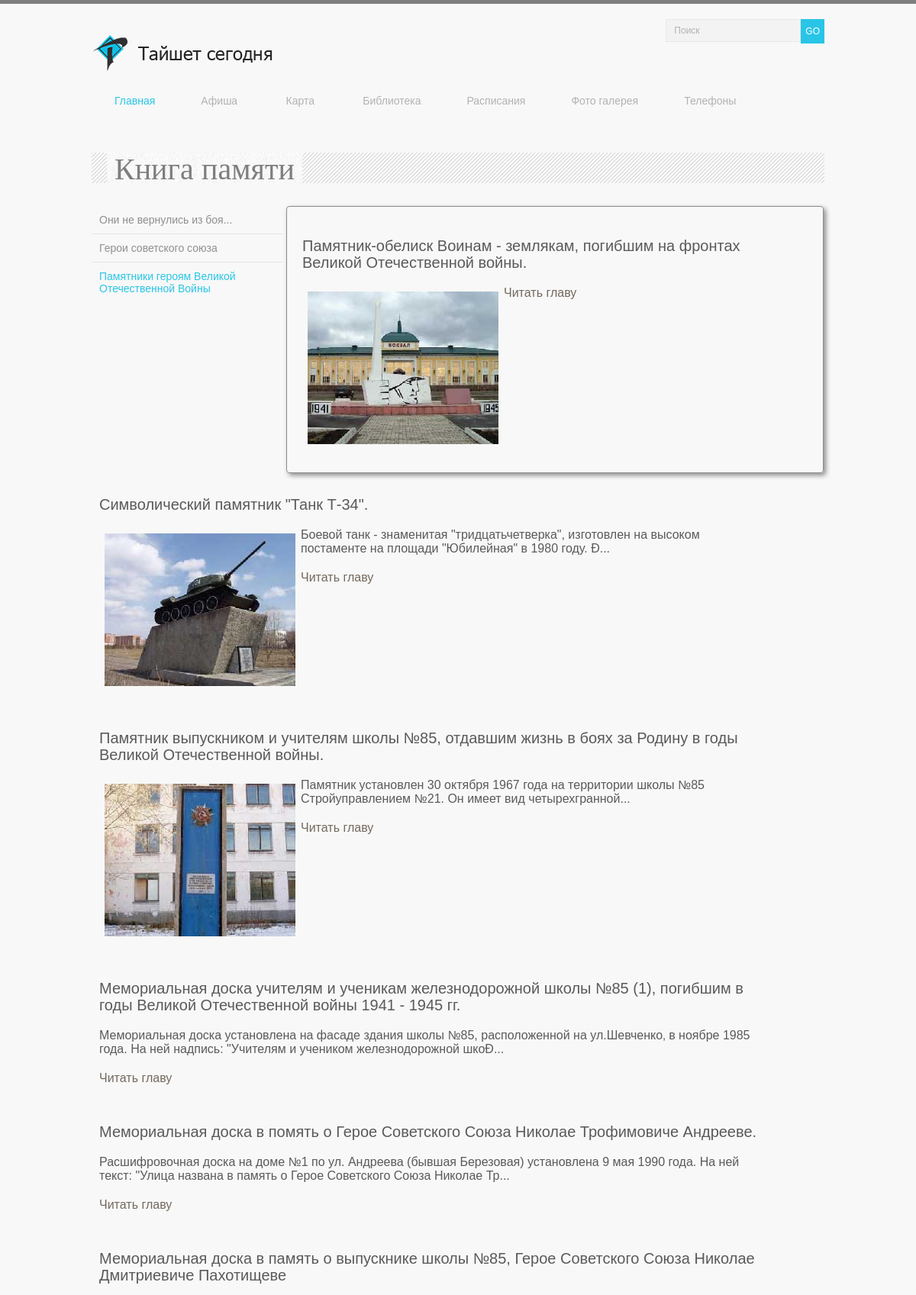
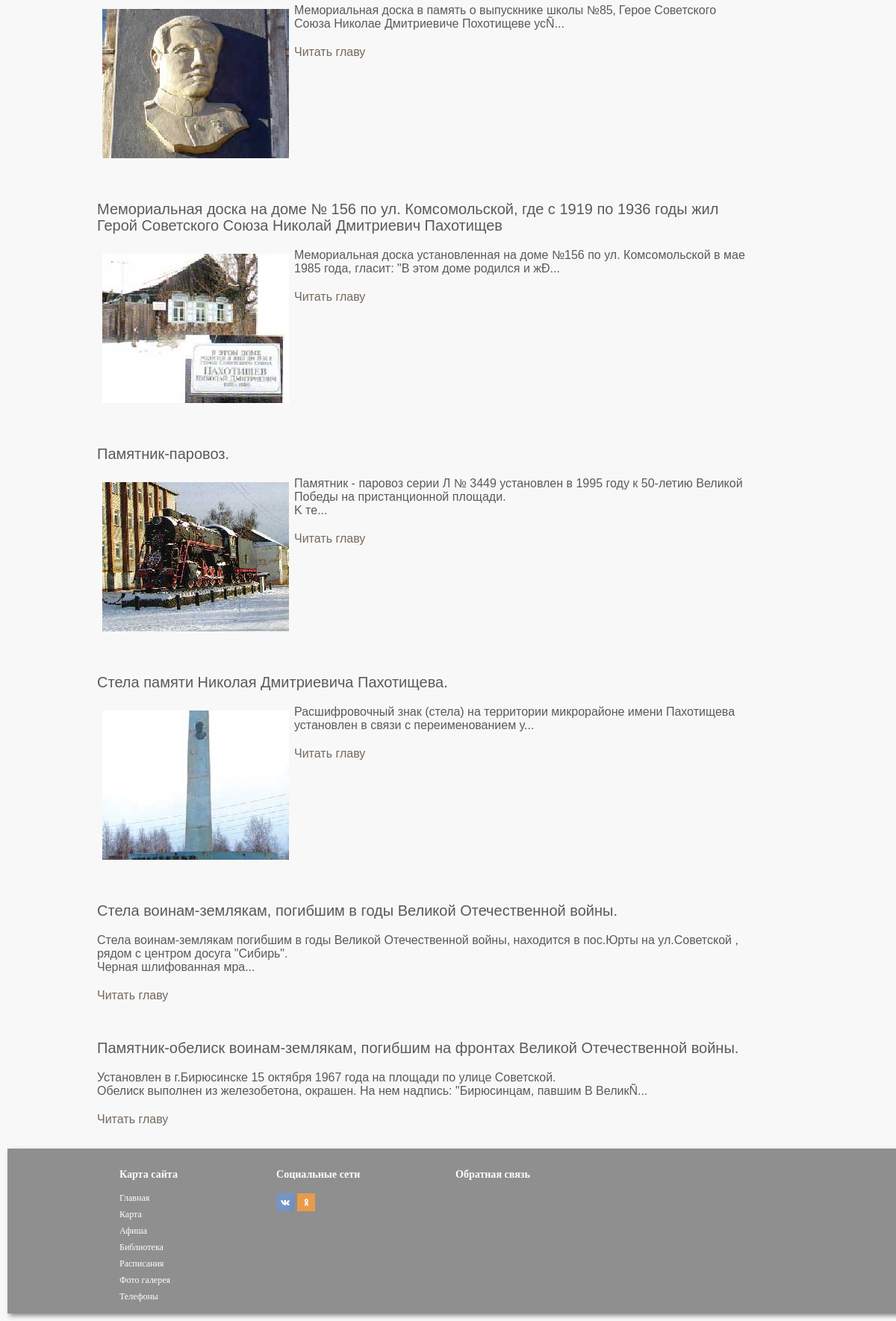
The app's page /kniga_pamyati_Pamyatniki_geroyam_Velikoy_Otechestvennoy_Voyny.php with its own data (2 pictures, top to bottom).
### tables this page shows
CREATE TABLE stocks ( id INTEGER PRIMARY KEY, text TEXT, img TEXT, zag TEXT, date TEXT, link TEXT);

### bookPages/blockMainMamoryTwo.php (the view)
<div class="pageBookBlock">
	<?php
	$start = "novosti";
    $db = new PDO("sqlite:admin/post3.db");
  if($_GET['novosti']=="click" or $start=="novosti") {
   $res = $db->query("SELECT * FROM stocks WHERE id > 89 LIMIT 11;");
   if($_GET['news']=="click") { $start = "novosti";
    $fog = $_GET['nom'];
  	$res = $db->query("SELECT * FROM stocks WHERE id=$fog;");
	foreach ($res as $array)
         {
	echo("<div><a href=\"index.php\">Вернуться на главную</a></div><div class=\"zagol\">".$array['zag']."</div><div class=\"text\">".stripcslashes($array['text'])."</div>");
         }
		 }
   else{
   foreach ($res as $array)
         {
		 if(strlen($array['text'])>300) { $osnovtexti = substr($array['text'],0,300);
		 $osnovtext = stripcslashes($osnovtexti."..."); }
		 else { $osnovtext = stripcslashes($array['text']); }
         echo("<div class=\"smallBlogArticle\">");
         echo("<p class=\"zagol\">".$array['zag']."</p>");
		 echo("<p>".$osnovtext."</p>");
	   if(strlen($array['text'])>300){
		 echo("<div class=\"text\"><a href=\"/".$array['id']."\">Читать главу</a></div>");}
		 echo("</div>");
         }
       }
     }
	?>
</div>

### css/main.css (style rules this page uses)
header,img { padding:20px 0 }
*,legend { box-sizing:border-box }
html { font-family:sans-serif;-ms-text-size-adjust:100%;-webkit-text-size-adjust:100% }
a { background-color:transparent }
img { border-style:none }
body { color:#8f8f8f;font:12px Tahoma,sans-serif;background-color:#f8f8f8;border-top:5px solid #7e7e7e;margin:0 }
p { margin:20px 0 }
#form a,a { text-decoration:none }
.pageBookBlock,.pageBookBlockMain { text-overflow:ellipsis;box-shadow:3px 3px 6px 0 #8c8c8c;margin:0 0 0 5px;font:400 16px/1 "Times New Roman",Times,serif;box-sizing:content-box;padding:10px;display:inline-block }
.pageBookBlock { width:71%;border:1px solid #8c8c8c;border-radius:4px }
.smallBlogArticle { box-sizing:content-box;width:91%;padding:10px;margin-bottom:10px;overflow:hidden;font:normal normal normal 16px/18px Arial,Times,serif;color:#5a5a5a;text-align:left;display:inline-block;vertical-align:top }
.zagol,.zagolPages { font:normal normal normal 20px/22px Arial,Times,serif }
a { color:#73685d }

### records on screen
stocks: zag "Памятник-обелиск Воинам - землякам, погибшим на фронтах Великой Отечественной войны.", text (picture)
stocks: zag "Символический памятник \"Танк Т-34\".", text (picture), text "Боевой танк - знаменитая \"тридцатьчетверка\", изготовлен на высоком постаменте на площади \"Юбилейная\" в 1980 году. Ð..."
stocks: zag "Памятник выпускником и учителям школы №85, отдавшим жизнь в боях за Родину в годы Великой Отечественной войны.", text (picture), text "Памятник установлен 30 октября 1967 года на территории школы №85 Стройуправлением №21. Oн имеет вид четырехгранной..."
stocks: zag "Мемориальная доска учителям и ученикам железнодорожной школы №85 (1), погибшим в годы Великой Отечественной войны 1941 - 1945 гг.", text "Мемориальная доска установлена на фасаде здания школы №85, расположенной на ул.Шевченко‚ в ноябре 1985 года. На ней надпись: \"Учителям и учеником железнодорожной шкоÐ..."
stocks: zag "Мемориальная доска в помять о Герое Советского Союза Николае Трофимовиче Андрееве.", text "Расшифровочная доска на доме №1 по ул. Андреева (бывшая Березовая) установлена 9 мая 1990 года. На ней текст: \"Улица названа в память о Герое Советского Союза Николае Тр..."
stocks: zag "Мемориальная доска в память о выпускнике школы №85, Герое Советского Союза Николае Дмитриевиче Пахотищеве", text (picture), text "Мемориальная доска в память о выпускнике школы №85‚ Герое Советского Союза Николае Дмитриевиче Похотищеве усÑ..."
stocks: zag "Мемориальная доска на доме № 156 по ул. Комсомольской, где с 1919 по 1936 годы жил Герой Советского Союза Николай Дмитриевич Пахотищев", text (picture), text "Мемориальная доска установленная на доме №156 по ул. Комсомольской в мае 1985 года, гласит: \"B этом доме родился и жÐ..."
stocks: zag "Памятник-паровоз.", text (picture), text "Памятник - паровоз серии Л № 3449 установлен в 1995 году к 50-летию Великой Победы на пристанционной площади. K те..."
stocks: zag "Стела памяти Николая Дмитриевича Пахотищева.", text (picture), text "Расшифровочный знак (стела) на территории микрорайоне имени Пахотищева установлен в связи с переименованием у..."
stocks: zag "Стела воинам-землякам, погибшим в годы Великой Отечественной войны.", text "Стела воинам-землякам погибшим в годы Великой Отечественной войны, находится в пос.Юрты на ул.Советской , рядом с центром досуга \"Сибирь\". Черная шлифованная мра..."
stocks: zag "Памятник-обелиск воинам-землякам, погибшим на фронтах Великой Отечественной войны.", text "Установлен в г.Бирюсинске 15 октября 1967 года на площади по улице Советской. Обелиск выполнен из железобетона, окрашен. На нем надпись: \"Бирюсинцам, павшим В ВеликÑ..."

### other values on screen
$menu[0][0] "Главная"
$menu[1][0] "Афиша"
$menu[6][0] "Карта"
$menu[2][0] "Библиотека"
$menu[3][0] "Расписания"
$menu[4][0] "Фото галерея"
$menu[5][0] "Телефоны"
